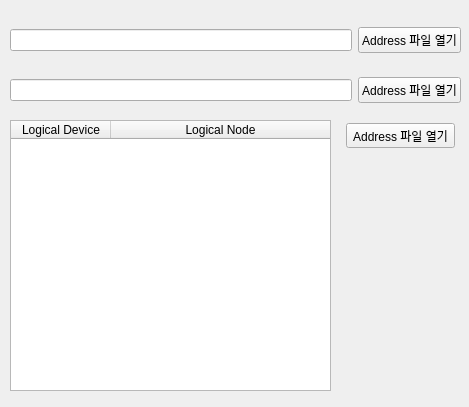
<?xml version="1.0" encoding="UTF-8"?>
<ui version="4.0">
 <class>Form</class>
 <widget class="QWidget" name="Form">
  <property name="geometry">
   <rect>
    <x>0</x>
    <y>0</y>
    <width>469</width>
    <height>407</height>
   </rect>
  </property>
  <property name="windowTitle">
   <string>Form</string>
  </property>
  <widget class="QWidget" name="verticalLayoutWidget_2">
   <property name="geometry">
    <rect>
     <x>10</x>
     <y>20</y>
     <width>451</width>
     <height>41</height>
    </rect>
   </property>
   <layout class="QHBoxLayout" name="horizontalLayout">
    <item>
     <widget class="QLineEdit" name="lineEdit_csvPath"/>
    </item>
    <item>
     <widget class="QPushButton" name="pushButtonOpen_csv">
      <property name="text">
       <string>Address 파일 열기</string>
      </property>
     </widget>
    </item>
   </layout>
  </widget>
  <widget class="QWidget" name="verticalLayoutWidget_3">
   <property name="geometry">
    <rect>
     <x>10</x>
     <y>70</y>
     <width>451</width>
     <height>41</height>
    </rect>
   </property>
   <layout class="QHBoxLayout" name="horizontalLayout_2">
    <item>
     <widget class="QLineEdit" name="lineEdit_modelPath"/>
    </item>
    <item>
     <widget class="QPushButton" name="pushButton_FileOpen_4">
      <property name="text">
       <string>Address 파일 열기</string>
      </property>
     </widget>
    </item>
   </layout>
  </widget>
  <widget class="QWidget" name="gridLayoutWidget">
   <property name="geometry">
    <rect>
     <x>10</x>
     <y>120</y>
     <width>321</width>
     <height>271</height>
    </rect>
   </property>
   <layout class="QGridLayout" name="gridLayout">
    <item row="0" column="0">
     <widget class="QTableWidget" name="tableWidget">
      <attribute name="horizontalHeaderShowSortIndicator" stdset="0">
       <bool>false</bool>
      </attribute>
      <attribute name="horizontalHeaderStretchLastSection">
       <bool>true</bool>
      </attribute>
      <attribute name="verticalHeaderStretchLastSection">
       <bool>false</bool>
      </attribute>
      <column>
       <property name="text">
        <string>Logical Device</string>
       </property>
      </column>
      <column>
       <property name="text">
        <string>Logical Node</string>
       </property>
      </column>
     </widget>
    </item>
   </layout>
  </widget>
  <widget class="QWidget" name="gridLayoutWidget_2">
   <property name="geometry">
    <rect>
     <x>340</x>
     <y>120</y>
     <width>121</width>
     <height>31</height>
    </rect>
   </property>
   <layout class="QGridLayout" name="gridLayout_2">
    <item row="0" column="0">
     <widget class="QToolButton" name="toolButton_FileOpen_5">
      <property name="text">
       <string>Address 파일 열기</string>
      </property>
     </widget>
    </item>
   </layout>
  </widget>
 </widget>
 <resources/>
 <connections/>
</ui>
